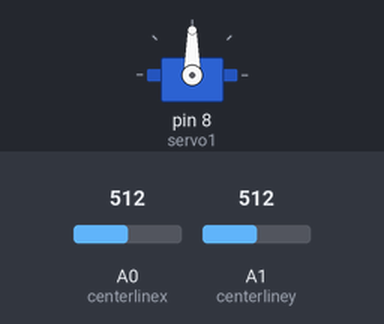
Recording of a sketch running on a simulated Arduino Uno, built with avr-gcc and run on an emulated ATmega328P. On the bench: servo. The test bench sets the inputs (shaded band); at power-on: A1 (centerliney) = 512, A0 (centerlinex) = 512.

Above: at 1.2 s.
1.3 s: A1 (centerliney) set to 716
At 1.8 s:
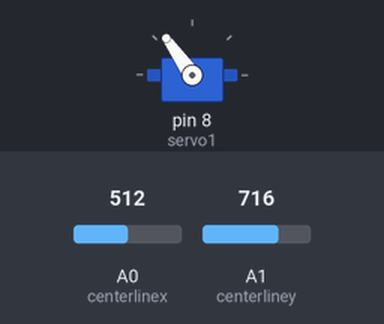
2.8 s: A1 (centerliney) set to 900
At 3.5 s:
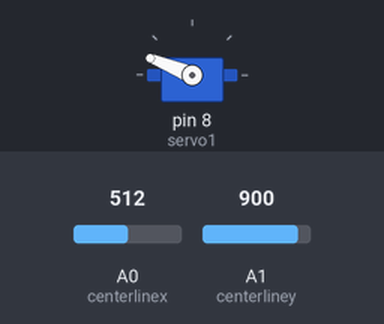
4.3 s: A1 (centerliney) set to 1023
At 5.3 s:
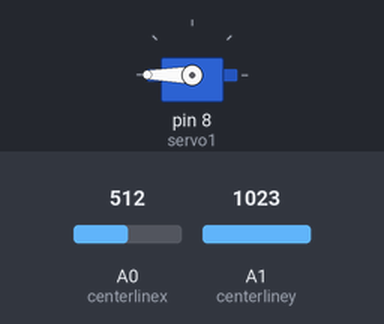
5.8 s: A1 (centerliney) set to 306
At 7.0 s:
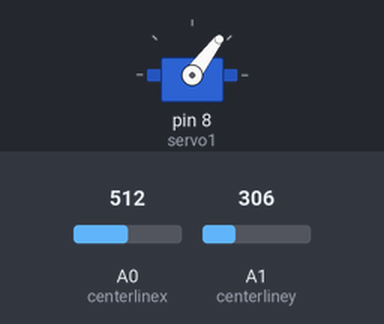
7.3 s: A1 (centerliney) set to 122
At 7.6 s:
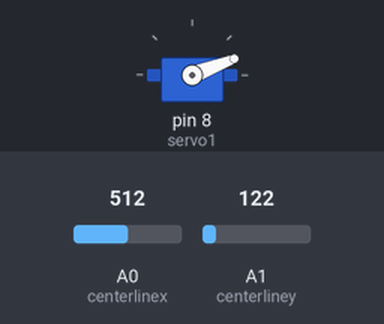
Timing chart, 0 to 9.8 s (numbered marks = the images above; inputs shaded):
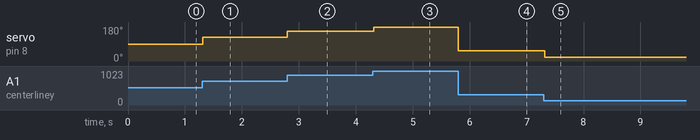

Measured:
- after the input at 1.3 s, servo on pin 8 (servo1): 90° → 125° at once
- after the input at 2.8 s, servo on pin 8 (servo1): 125° → 158° at once
- after the input at 4.3 s, servo on pin 8 (servo1): 158° → 180° at once
- after the input at 5.8 s, servo on pin 8 (servo1): 180° → 53° at once
- after the input at 7.3 s, servo on pin 8 (servo1): 53° → 21° at once

The sketch:

Servo_with_joy.ino
```cpp
#include <Servo.h>//including the servo library
int centerlinex = 0;//centerline x value for the analogPin 0(it will read the value by analogRead)
int centerliney = 1;//centerline y value for the analogPin 1
Servo servo1;//Defining our servo as servo1

int ServoValx;//value for the centerline x

int ServoValy;//value for the centerline y

void setup() {
  servo1.attach(8);//we are attaching the pin for servo to 8th pin


}

void loop() {
  //x centerline
ServoValx = analogRead(centerlinex);
ServoValx = map(ServoValx, 0, 1023, 0,180);
servo1.write(ServoValx);

//y centerline

ServoValy = analogRead(centerliney);
ServoValy = map(ServoValy, 0, 1023, 0,180);
servo1.write(ServoValy);

delay(15);
}
```
